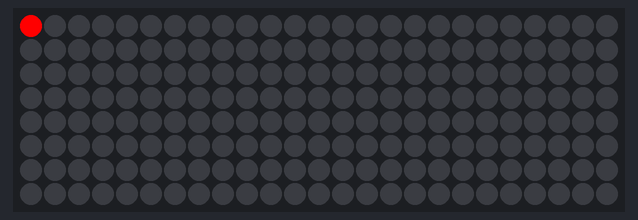
The sketch below on a simulated Arduino Uno, built with avr-gcc and run on an emulated ATmega328P. Parts: 25×8 RGB LED matrix (first LED top left, wired row by row).

Above: at 0.06 s.
At 4.95 s:
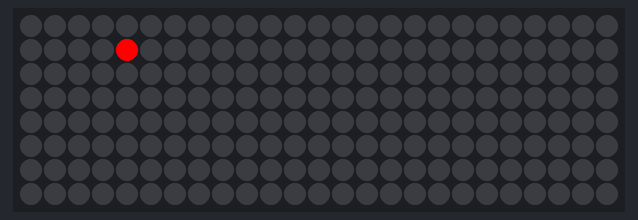
At 9.96 s:
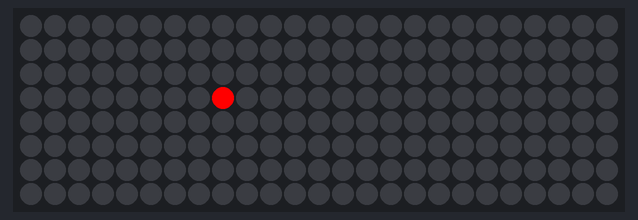
At 19.97 s:
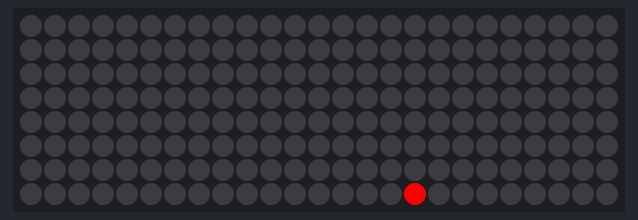
At 29.88 s:
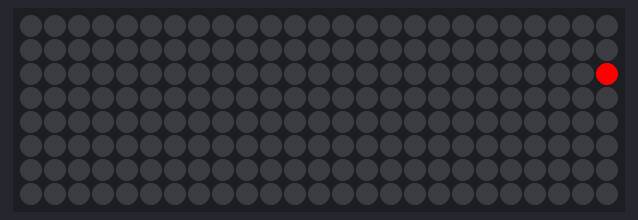
At 39.89 s:
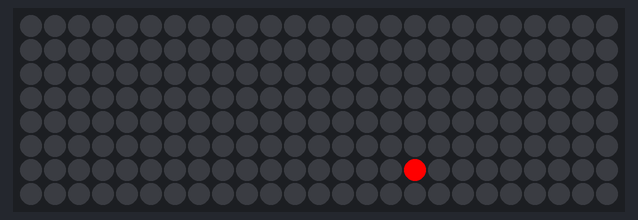

The sketch:

dirMem.ino
```cpp
#include <FastLED.h>
#include "Pixel.h"

#define DATA_PIN 2
#define HEIGHT 8         // 8 rows
#define WIDTH 25         // 25 columns
#define NUM_LEDS (HEIGHT * WIDTH)

CRGB leds[NUM_LEDS];

// Function for "Z" configuration (all rows left-to-right)
int ZConfig(int x, int y) {
    return y * WIDTH + x;
}

// Function for "S" configuration (alternate rows left-to-right and right-to-left)
int SConfig(int x, int y) {
    return (y % 2 == 0) ? (y * WIDTH + x) : (y * WIDTH + (WIDTH - 1 - x));
}

// Initialize Pixel object with the "S" configuration
Pixel matrix(leds, HEIGHT, WIDTH, ZConfig);

void setup() {
    FastLED.addLeds<WS2812, DATA_PIN, GRB>(leds, NUM_LEDS);
    FastLED.clear();
}

void loop() {
    matrix.clear();                 // Clear the LED matrix

    // Example of moving glow
    static int x = 0, y = 0;
    matrix.glow(x, y, CRGB::Red);   // Light up (x, y) in red
    matrix.show();                  // Update LEDs
    delay(100);

    // Move (x, y) coordinates
    x = (x + 1) % WIDTH;
    if (x == 0) y = (y + 1) % HEIGHT;
}
```

Pixel.cpp
```cpp
#include "Pixel.h"

// Constructor that accepts a configuration function pointer
Pixel::Pixel(CRGB *ledArray, int h, int w, ConfigFunc configFunc)
    : leds(ledArray), height(h), width(w), mapper(configFunc) {}

// Function to set a pixel color based on (x, y) coordinates
void Pixel::glow(int x, int y, CRGB color) {
    int index = mapper(x, y);         // Use the mapping function to find the correct index
    if (index >= 0 && index < height * width) {
        leds[index] = color;          // Set color at calculated index
    }
}

// Clear the entire LED array
void Pixel::clear() {
    fill_solid(leds, height * width, CRGB::Black);
}

// Display the LED changes
void Pixel::show() {
    FastLED.show();
}
```

Pixel.h
```cpp
#ifndef PIXEL_H
#define PIXEL_H

#include <FastLED.h>

// Define the type for the configuration function pointer
typedef int (*ConfigFunc)(int, int);

class Pixel {
private:
    CRGB *leds;                   // LED array
    int height;                    // Number of rows in the matrix
    int width;                     // Number of columns in the matrix
    ConfigFunc mapper;             // Function pointer for configuration mapping

public:
    // Constructor that accepts a configuration function pointer
    Pixel(CRGB *ledArray, int h, int w, ConfigFunc configFunc);

    // Function to set a pixel color based on (x, y) coordinates
    void glow(int x, int y, CRGB color);

    // Clear the entire LED array
    void clear();

    // Display the LED changes
    void show();
};

#endif // PIXEL_H
```
